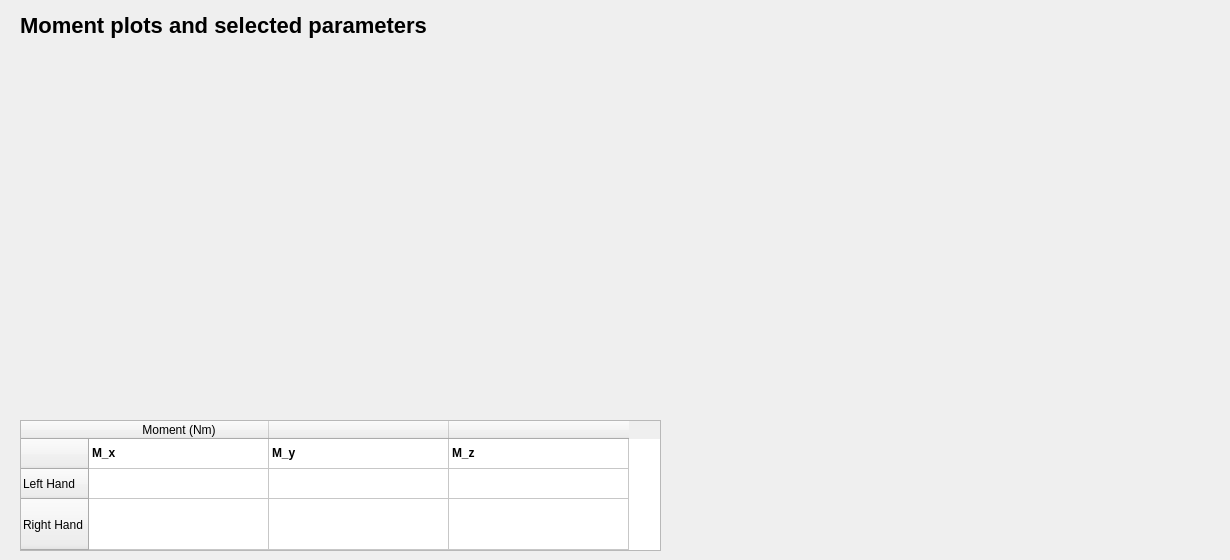
        <widget class="QWidget" name="Momente">
         <attribute name="title">
          <string>Moments (Nm)</string>
         </attribute>
         <widget class="QLabel" name="label_momentplots">
          <property name="geometry">
           <rect>
            <x>20</x>
            <y>10</y>
            <width>571</width>
            <height>31</height>
           </rect>
          </property>
          <property name="font">
           <font>
            <pointsize>-1</pointsize>
            <weight>75</weight>
            <bold>true</bold>
           </font>
          </property>
          <property name="styleSheet">
           <string notr="true">font-size: 22px;
font-weight: bold; /* Wenn es fett gedruckt sein soll */</string>
          </property>
          <property name="text">
           <string>Moment plots and selected parameters</string>
          </property>
         </widget>
         <widget class="QWidget" name="plot_links_moment" native="true">
          <property name="geometry">
           <rect>
            <x>20</x>
            <y>50</y>
            <width>571</width>
            <height>341</height>
           </rect>
          </property>
          <property name="styleSheet">
           <string notr="true">/*background-color: #1a1a1a; /* Dunkler Hintergrund für den Plot-Bereich */
</string>
          </property>
         </widget>
         <widget class="QWidget" name="plot_rechts_moment" native="true">
          <property name="geometry">
           <rect>
            <x>650</x>
            <y>50</y>
            <width>571</width>
            <height>341</height>
           </rect>
          </property>
          <property name="styleSheet">
           <string notr="true">/*background-color: #1a1a1a; /* Dunkler Hintergrund für den Plot-Bereich */
</string>
          </property>
         </widget>
         <widget class="QTableWidget" name="tabelle_moment">
          <property name="geometry">
           <rect>
            <x>20</x>
            <y>420</y>
            <width>641</width>
            <height>131</height>
           </rect>
          </property>
          <property name="styleSheet">
           <string notr="true"/>
          </property>
          <property name="editTriggers">
           <set>QAbstractItemView::NoEditTriggers</set>
          </property>
          <property name="selectionMode">
           <enum>QAbstractItemView::NoSelection</enum>
          </property>
          <property name="rowCount">
           <number>3</number>
          </property>
          <property name="columnCount">
           <number>3</number>
          </property>
          <attribute name="horizontalHeaderDefaultSectionSize">
           <number>180</number>
          </attribute>
          <attribute name="horizontalHeaderStretchLastSection">
           <bool>false</bool>
          </attribute>
          <attribute name="verticalHeaderStretchLastSection">
           <bool>true</bool>
          </attribute>
          <row>
           <property name="text">
            <string/>
           </property>
          </row>
          <row>
           <property name="text">
            <string>Left Hand</string>
           </property>
          </row>
          <row>
           <property name="text">
            <string>Right Hand</string>
           </property>
          </row>
          <column>
           <property name="text">
            <string>Moment (Nm)</string>
           </property>
          </column>
          <column>
           <property name="text">
            <string/>
           </property>
          </column>
          <column>
           <property name="text">
            <string/>
           </property>
          </column>
          <item row="0" column="0">
           <property name="text">
            <string>M_x</string>
           </property>
           <property name="font">
            <font>
             <weight>75</weight>
             <bold>true</bold>
            </font>
           </property>
          </item>
          <item row="0" column="1">
           <property name="text">
            <string>M_y</string>
           </property>
           <property name="font">
            <font>
             <weight>75</weight>
             <bold>true</bold>
            </font>
           </property>
          </item>
          <item row="0" column="2">
           <property name="text">
            <string>M_z</string>
           </property>
           <property name="font">
            <font>
             <weight>75</weight>
             <bold>true</bold>
            </font>
           </property>
          </item>
         </widget>
        </widget>
